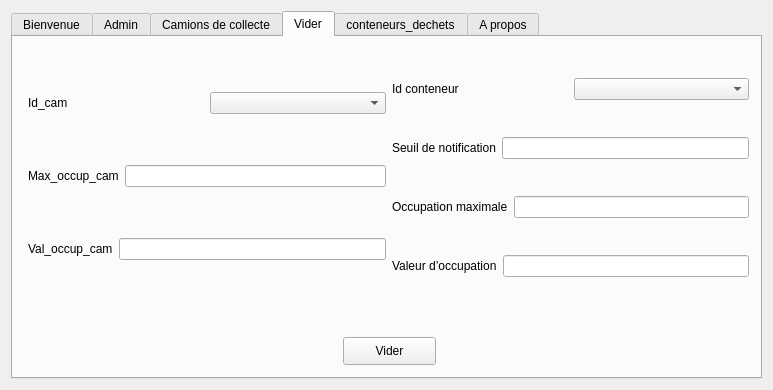
<?xml version="1.0" encoding="UTF-8"?>
<ui version="4.0">
 <class>AdminDialog</class>
 <widget class="QDialog" name="AdminDialog">
  <property name="geometry">
   <rect>
    <x>0</x>
    <y>0</y>
    <width>773</width>
    <height>390</height>
   </rect>
  </property>
  <property name="windowTitle">
   <string>Dialog</string>
  </property>
  <layout class="QVBoxLayout" name="verticalLayout_3">
   <item>
    <widget class="QTabWidget" name="Vider">
     <property name="currentIndex">
      <number>3</number>
     </property>
     <widget class="QWidget" name="tab">
      <attribute name="title">
       <string>Bienvenue</string>
      </attribute>
      <widget class="QLabel" name="Bienvenue">
       <property name="geometry">
        <rect>
         <x>100</x>
         <y>10</y>
         <width>151</width>
         <height>21</height>
        </rect>
       </property>
       <property name="font">
        <font>
         <pointsize>20</pointsize>
         <weight>75</weight>
         <bold>true</bold>
        </font>
       </property>
       <property name="text">
        <string>Bienvenue</string>
       </property>
      </widget>
      <widget class="QLabel" name="label_pic2">
       <property name="geometry">
        <rect>
         <x>25</x>
         <y>50</y>
         <width>301</width>
         <height>131</height>
        </rect>
       </property>
       <property name="text">
        <string/>
       </property>
      </widget>
     </widget>
     <widget class="QWidget" name="tab_2">
      <attribute name="title">
       <string>Admin</string>
      </attribute>
      <widget class="QPushButton" name="Write">
       <property name="enabled">
        <bool>false</bool>
       </property>
       <property name="geometry">
        <rect>
         <x>0</x>
         <y>170</y>
         <width>181</width>
         <height>31</height>
        </rect>
       </property>
       <property name="text">
        <string>Write</string>
       </property>
      </widget>
      <widget class="QPushButton" name="Read">
       <property name="geometry">
        <rect>
         <x>180</x>
         <y>170</y>
         <width>181</width>
         <height>31</height>
        </rect>
       </property>
       <property name="text">
        <string>Read</string>
       </property>
      </widget>
      <widget class="QPlainTextEdit" name="plainTextEdit">
       <property name="geometry">
        <rect>
         <x>0</x>
         <y>0</y>
         <width>361</width>
         <height>171</height>
        </rect>
       </property>
      </widget>
     </widget>
     <widget class="QWidget" name="tab_4">
      <attribute name="title">
       <string>Camions de collecte</string>
      </attribute>
      <widget class="QWidget" name="layoutWidget">
       <property name="geometry">
        <rect>
         <x>21</x>
         <y>221</y>
         <width>399</width>
         <height>30</height>
        </rect>
       </property>
       <layout class="QHBoxLayout" name="horizontalLayout_2">
        <item>
         <widget class="QPushButton" name="pushButton_save">
          <property name="enabled">
           <bool>false</bool>
          </property>
          <property name="text">
           <string>Save</string>
          </property>
         </widget>
        </item>
        <item>
         <widget class="QPushButton" name="pushButton_update">
          <property name="enabled">
           <bool>true</bool>
          </property>
          <property name="text">
           <string>Update</string>
          </property>
         </widget>
        </item>
        <item>
         <widget class="QPushButton" name="pushButton_delete">
          <property name="enabled">
           <bool>true</bool>
          </property>
          <property name="text">
           <string>Delete</string>
          </property>
         </widget>
        </item>
       </layout>
      </widget>
      <widget class="QWidget" name="layoutWidget">
       <property name="geometry">
        <rect>
         <x>457</x>
         <y>10</y>
         <width>271</width>
         <height>311</height>
        </rect>
       </property>
       <layout class="QVBoxLayout" name="verticalLayout">
        <item>
         <widget class="QTableView" name="tableView"/>
        </item>
        <item>
         <widget class="QPushButton" name="pushButton_load">
          <property name="text">
           <string>Load</string>
          </property>
         </widget>
        </item>
       </layout>
      </widget>
      <widget class="QLabel" name="label_Statut">
       <property name="geometry">
        <rect>
         <x>20</x>
         <y>310</y>
         <width>211</width>
         <height>16</height>
        </rect>
       </property>
       <property name="text">
        <string>[+]Statut</string>
       </property>
      </widget>
      <widget class="QPushButton" name="pushButton_3">
       <property name="geometry">
        <rect>
         <x>21</x>
         <y>254</y>
         <width>399</width>
         <height>26</height>
        </rect>
       </property>
       <property name="text">
        <string>Init</string>
       </property>
      </widget>
      <widget class="QWidget" name="layoutWidget">
       <property name="geometry">
        <rect>
         <x>20</x>
         <y>30</y>
         <width>391</width>
         <height>161</height>
        </rect>
       </property>
       <layout class="QVBoxLayout" name="verticalLayout_8">
        <item>
         <layout class="QHBoxLayout" name="horizontalLayout_15">
          <item>
           <widget class="QLabel" name="label">
            <property name="text">
             <string>Id_cam</string>
            </property>
           </widget>
          </item>
          <item>
           <widget class="QLineEdit" name="lineEdit">
            <property name="enabled">
             <bool>false</bool>
            </property>
           </widget>
          </item>
         </layout>
        </item>
        <item>
         <layout class="QHBoxLayout" name="horizontalLayout_16">
          <item>
           <widget class="QLabel" name="label_2">
            <property name="text">
             <string>Max_occup_cam</string>
            </property>
           </widget>
          </item>
          <item>
           <widget class="QLineEdit" name="lineEdit_2"/>
          </item>
         </layout>
        </item>
        <item>
         <layout class="QHBoxLayout" name="horizontalLayout_17">
          <item>
           <widget class="QLabel" name="label_3">
            <property name="text">
             <string>Val_occup_cam</string>
            </property>
           </widget>
          </item>
          <item>
           <widget class="QLineEdit" name="lineEdit_3"/>
          </item>
         </layout>
        </item>
       </layout>
      </widget>
     </widget>
     <widget class="QWidget" name="tab_6">
      <attribute name="title">
       <string>Vider</string>
      </attribute>
      <widget class="QWidget" name="layoutWidget">
       <property name="geometry">
        <rect>
         <x>15</x>
         <y>10</y>
         <width>721</width>
         <height>261</height>
        </rect>
       </property>
       <layout class="QHBoxLayout" name="horizontalLayout_14">
        <item>
         <layout class="QVBoxLayout" name="verticalLayout_5">
          <item>
           <layout class="QHBoxLayout" name="horizontalLayout">
            <item>
             <widget class="QLabel" name="label_10">
              <property name="text">
               <string>Id_cam </string>
              </property>
             </widget>
            </item>
            <item>
             <widget class="QComboBox" name="comboBox"/>
            </item>
           </layout>
          </item>
          <item>
           <layout class="QHBoxLayout" name="horizontalLayout_12">
            <item>
             <widget class="QLabel" name="label_9">
              <property name="text">
               <string>Max_occup_cam</string>
              </property>
             </widget>
            </item>
            <item>
             <widget class="QLineEdit" name="lineEdit_6"/>
            </item>
           </layout>
          </item>
          <item>
           <layout class="QHBoxLayout" name="horizontalLayout_13">
            <item>
             <widget class="QLabel" name="label_8">
              <property name="text">
               <string>Val_occup_cam</string>
              </property>
             </widget>
            </item>
            <item>
             <widget class="QLineEdit" name="lineEdit_4"/>
            </item>
           </layout>
          </item>
         </layout>
        </item>
        <item>
         <layout class="QVBoxLayout" name="verticalLayout_4">
          <item>
           <layout class="QHBoxLayout" name="horizontalLayout_8">
            <item>
             <widget class="QLabel" name="label_11">
              <property name="text">
               <string>Id conteneur</string>
              </property>
             </widget>
            </item>
            <item>
             <widget class="QComboBox" name="comboBox_2"/>
            </item>
           </layout>
          </item>
          <item>
           <layout class="QHBoxLayout" name="horizontalLayout_9">
            <item>
             <widget class="QLabel" name="label_13">
              <property name="text">
               <string>Seuil de notification</string>
              </property>
             </widget>
            </item>
            <item>
             <widget class="QLineEdit" name="lineEdit_notif_2"/>
            </item>
           </layout>
          </item>
          <item>
           <layout class="QHBoxLayout" name="horizontalLayout_10">
            <item>
             <widget class="QLabel" name="label_14">
              <property name="text">
               <string>Occupation maximale</string>
              </property>
             </widget>
            </item>
            <item>
             <widget class="QLineEdit" name="lineEdit_ocup_max_2"/>
            </item>
           </layout>
          </item>
          <item>
           <layout class="QHBoxLayout" name="horizontalLayout_11">
            <item>
             <widget class="QLabel" name="label_12">
              <property name="text">
               <string>Valeur d’occupation</string>
              </property>
             </widget>
            </item>
            <item>
             <widget class="QLineEdit" name="lineEdit_val_occup_2"/>
            </item>
           </layout>
          </item>
         </layout>
        </item>
       </layout>
      </widget>
      <widget class="QPushButton" name="pushButton_4">
       <property name="geometry">
        <rect>
         <x>330</x>
         <y>300</y>
         <width>93</width>
         <height>28</height>
        </rect>
       </property>
       <property name="text">
        <string>Vider</string>
       </property>
      </widget>
     </widget>
     <widget class="QWidget" name="tab_5">
      <attribute name="title">
       <string>conteneurs_dechets</string>
      </attribute>
      <widget class="QWidget" name="layoutWidget">
       <property name="geometry">
        <rect>
         <x>10</x>
         <y>10</y>
         <width>401</width>
         <height>251</height>
        </rect>
       </property>
       <layout class="QVBoxLayout" name="verticalLayout_2">
        <item>
         <layout class="QHBoxLayout" name="horizontalLayout_6">
          <item>
           <widget class="QLabel" name="label_6">
            <property name="text">
             <string>Occupation maximale</string>
            </property>
           </widget>
          </item>
          <item>
           <widget class="QLineEdit" name="lineEdit_occup_max">
            <property name="enabled">
             <bool>false</bool>
            </property>
           </widget>
          </item>
         </layout>
        </item>
        <item>
         <layout class="QHBoxLayout" name="horizontalLayout_4">
          <item>
           <widget class="QLabel" name="label_5">
            <property name="text">
             <string>Seuil de notification</string>
            </property>
           </widget>
          </item>
          <item>
           <widget class="QLineEdit" name="lineEdit_notif"/>
          </item>
         </layout>
        </item>
        <item>
         <layout class="QHBoxLayout" name="horizontalLayout_3">
          <item>
           <widget class="QLabel" name="label_4">
            <property name="text">
             <string>Id conteneur</string>
            </property>
           </widget>
          </item>
          <item>
           <widget class="QLineEdit" name="lineEdit_Id_cont"/>
          </item>
         </layout>
        </item>
        <item>
         <layout class="QHBoxLayout" name="horizontalLayout_5">
          <item>
           <widget class="QLabel" name="label_7">
            <property name="text">
             <string>Valeur d’occupation</string>
            </property>
           </widget>
          </item>
          <item>
           <widget class="QLineEdit" name="lineEdit_val_occup"/>
          </item>
         </layout>
        </item>
        <item>
         <layout class="QHBoxLayout" name="horizontalLayout_7">
          <item>
           <widget class="QPushButton" name="pushButton_save_2">
            <property name="enabled">
             <bool>false</bool>
            </property>
            <property name="text">
             <string>Save</string>
            </property>
           </widget>
          </item>
          <item>
           <widget class="QPushButton" name="pushButton_update_2">
            <property name="enabled">
             <bool>true</bool>
            </property>
            <property name="text">
             <string>Update</string>
            </property>
           </widget>
          </item>
          <item>
           <widget class="QPushButton" name="pushButton_delete_2">
            <property name="enabled">
             <bool>true</bool>
            </property>
            <property name="text">
             <string>Delete</string>
            </property>
           </widget>
          </item>
         </layout>
        </item>
       </layout>
      </widget>
      <widget class="QPushButton" name="pushButton_2">
       <property name="geometry">
        <rect>
         <x>20</x>
         <y>280</y>
         <width>381</width>
         <height>28</height>
        </rect>
       </property>
       <property name="text">
        <string>Init</string>
       </property>
      </widget>
      <widget class="QWidget" name="layoutWidget">
       <property name="geometry">
        <rect>
         <x>440</x>
         <y>20</y>
         <width>291</width>
         <height>291</height>
        </rect>
       </property>
       <layout class="QVBoxLayout" name="verticalLayout_6">
        <item>
         <widget class="QTableView" name="tableView_2"/>
        </item>
        <item>
         <widget class="QPushButton" name="pushButton_load_2">
          <property name="text">
           <string>Load</string>
          </property>
         </widget>
        </item>
       </layout>
      </widget>
     </widget>
     <widget class="QWidget" name="tab_3">
      <attribute name="title">
       <string>A propos</string>
      </attribute>
      <widget class="QLabel" name="label_15">
       <property name="geometry">
        <rect>
         <x>20</x>
         <y>30</y>
         <width>481</width>
         <height>51</height>
        </rect>
       </property>
       <property name="font">
        <font>
         <pointsize>16</pointsize>
         <weight>75</weight>
         <bold>true</bold>
        </font>
       </property>
       <property name="text">
        <string>Gestion de collection de déchets</string>
       </property>
      </widget>
      <widget class="QLabel" name="label_16">
       <property name="geometry">
        <rect>
         <x>10</x>
         <y>70</y>
         <width>701</width>
         <height>161</height>
        </rect>
       </property>
       <property name="font">
        <font>
         <pointsize>10</pointsize>
        </font>
       </property>
       <property name="text">
        <string>Développer une application graphique permettant de gérer un système de collecte de déchets
dans une ville intelligente. Cette application permet de gérer (Ajouter, modifier, supprimer et
afficher) les conteneurs de déchets et les camions de collecte .</string>
       </property>
      </widget>
     </widget>
    </widget>
   </item>
  </layout>
 </widget>
 <resources/>
 <connections/>
</ui>
